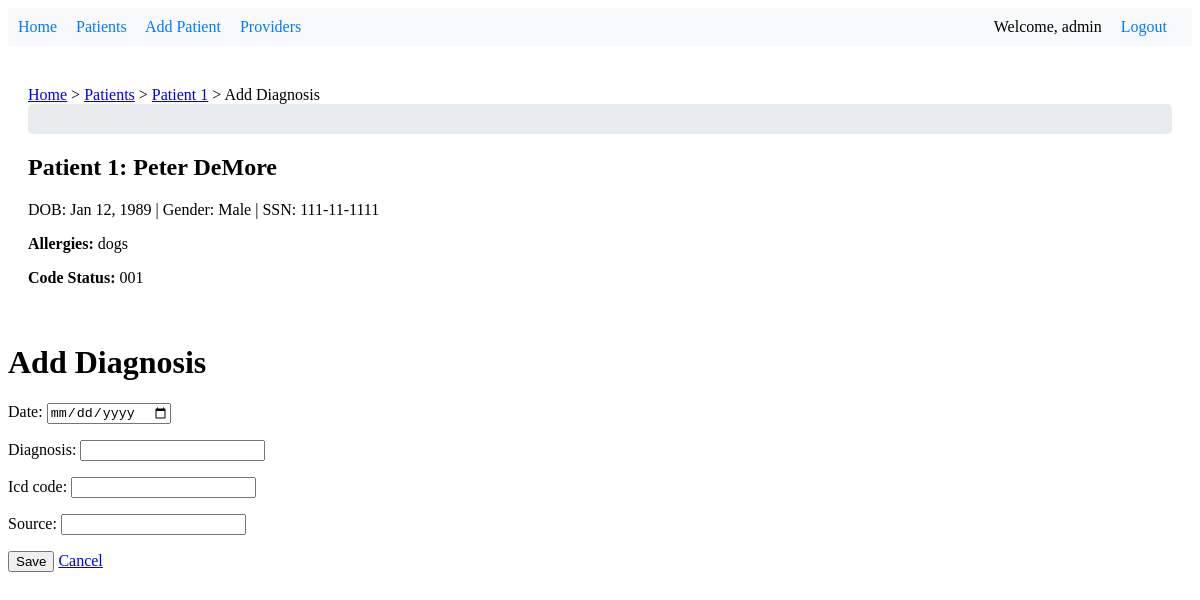
/patient/1/diagnosis/add/ (signed in), run on the app's committed database.
### patient_records/models.py (models this page shows, shortened)
class Patient(models.Model):
    GENDER_CHOICES = [
        ('M', 'Male'),
        ('F', 'Female'),
        ('O', 'Other'),
    ]
    id = models.AutoField(primary_key=True)
    date = models.DateField()
    allergies = models.TextField(blank=True, null=True)
    code_status = models.CharField(max_length=50, blank=True, null=True)
    poa_name = models.CharField(max_length=100)
    relationship = models.CharField(max_length=50, blank=True, null=True)
    poa_contact = models.CharField(max_length=100)
    veteran = models.BooleanField(default=False)
    veteran_spouse = models.BooleanField(default=False)
    marital_status = models.CharField(max_length=50, blank=True, null=True)
    street_address = models.CharField(max_length=255, blank=True, null=True)
    city = models.CharField(max_length=100, blank=True, null=True)
    state = models.CharField(max_length=100, blank=True, null=True)
    zip = models.CharField(max_length=20, blank=True, null=True)
    patient_phone = models.CharField(max_length=20, blank=True, null=True)
    patient_email = models.EmailField(blank=True, null=True)
    last_updated = models.DateTimeField(auto_now=True)
    modified_by = models.ForeignKey(User, on_delete=models.SET_NULL, null=True, blank=True)
    patient_number = models.CharField(max_length=10, unique=True, editable=False, null=True, blank=True)
    first_name = models.CharField(max_length=50, null=True, blank=True)
    middle_name = models.CharField(max_length=50, blank=True, null=True)
    last_name = models.CharField(max_length=50, null=True, blank=True)
    date_of_birth = models.DateField(null=True, blank=True)
    gender = models.CharField(max_length=1, choices=GENDER_CHOICES, null=True, blank=True)
    ssn = models.CharField(max_length=11, verbose_name="SSN", null=True, blank=True)
    height_cm = models.DecimalField(max_digits=5, decimal_places=2, verbose_name="Height (cm)", null=True, blank=True)
    height_inches = models.DecimalField(max_digits=5, decimal_places=2, verbose_name="Height (inches)", null=True, blank=True)

class Diagnosis(models.Model):
    id = models.CharField(max_length=100, primary_key=True)
    patient = models.ForeignKey(Patient, on_delete=models.CASCADE)
    date = models.DateField()
    diagnosis = models.CharField(max_length=200)
    icd_code = models.CharField(max_length=20)
    source = models.CharField(max_length=100)

### patient_records/views.py (the view)
# urls.py: path('patient/<str:patient_id>/diagnosis/add/', views.add_diagnosis, name='add_diagnosis'),
@login_required
def add_diagnosis(request, patient_id):
    patient = get_object_or_404(Patient, id=patient_id)
    breadcrumbs = [
        {'label': 'Patients', 'url': reverse('patient_list')},
        {'label': f'Patient {patient.id}', 'url': reverse('patient_detail', args=[patient.id])},
        {'label': 'Add Diagnosis', 'url': None}
    ]
    if request.method == 'POST':
        form = DiagnosisForm(request.POST)
        if form.is_valid():
            diagnosis = form.save(commit=False)
            diagnosis.patient = patient
            diagnosis.save()
            messages.success(request, 'Diagnosis added successfully!')
            return redirect('patient_detail', patient_id=patient_id)
    else:
        form = DiagnosisForm(initial={'patient': patient})
    context = {
        'form': form,
        'patient': patient,
        'breadcrumbs': breadcrumbs,
        'form_title': 'Add Diagnosis',
        'submit_label': 'Save Diagnosis',
        'cancel_url': reverse('patient_detail', args=[patient.id]),
        'confirmation_message': 'Are you sure you want to save this diagnosis?'
    }
    return render(request, 'patient_records/add_diagnosis.html', context)

### patient_records/forms.py
class DiagnosisForm(forms.ModelForm):
    class Meta:
        model = Diagnosis
        fields = ['date', 'diagnosis', 'icd_code', 'source']
        widgets = {
            'date': forms.DateInput(attrs={'type': 'date'}),
        }

### patient_records/templates/patient_records/add_diagnosis.html (shortened to what this page needs)
{% extends 'patient_records/generic_form.html' %}

### patient_records/templates/patient_records/generic_form.html (shortened to what this page needs)
{% extends 'patient_records/base.html' %}
{% block content %}
{% include 'components/_breadcrumbs.html' %}
{% if patient %}
    {% include 'components/_patient_header.html' %}
{% endif %}
<h1>{{ form_title|default:"Data Entry" }}</h1>
<form method="post" onsubmit="return confirmSubmission()">
    {{ form.as_p }}
    <button type="submit">Save</button>
    {% if patient %}
        <a href="{% url 'patient_detail' patient.id %}">Cancel</a>
    {% else %}
        <a href="{% url 'home' %}">Cancel</a>
    {% endif %}
</form>
{% endblock %}

### patient_records/templates/components/_navigation.html
{% if user.is_authenticated %}
    <nav>
        <a href="{% url 'home' %}">Home</a>
        <a href="{% url 'patient_list' %}">Patients</a>
        <a href="{% url 'add_patient' %}">Add Patient</a>
        <a href="{% url 'provider_list' %}">Providers</a>
        <div class="user-nav">
            <span>Welcome, {{ user.username }}</span>
            <a href="{% url 'logout' %}">Logout</a>
        </div>
    </nav>
{% endif %}

### patient_records/templates/components/_patient_header.html
<div class="patient-header"></div>
    <h2>Patient {{ patient.id }}: {{ patient.first_name }} {{ patient.last_name }}</h2>
    <p>
        DOB: {{ patient.date_of_birth|date:"M d, Y" }} |
        Gender: {{ patient.get_gender_display }} |
        SSN: {{ patient.ssn }}
    </p>
    {% if patient.allergies %}
    <p><strong>Allergies:</strong> {{ patient.allergies }}</p>
    {% endif %}
    {% if patient.code_status %}
    <p><strong>Code Status:</strong> {{ patient.code_status }}</p>
    {% endif %}
</div>

### patient_records/templates/patient_records/base.html (style rules this page uses)
nav { background-color: #f8f9fa; padding: 10px; margin-bottom: 20px; }
nav a { margin-right: 15px; text-decoration: none; color: #007bff; }
.user-nav { float: right; }
.user-nav span { margin-right: 15px; }
.patient-header { background-color: #e9ecef; padding: 15px; margin-bottom: 20px; border-radius: 5px; }

### data on the page
Patient: id "1", first_name "Peter", last_name "DeMore", date_of_birth "Jan 12, 1989", gender "Male", ssn "111-11-1111", allergies "dogs", code_status "001"

### other printed values
{{ user.username }} "admin"
{{ breadcrumb.label }} "Patients" "Patient 1"
{{ breadcrumb.label }} "Add Diagnosis"
